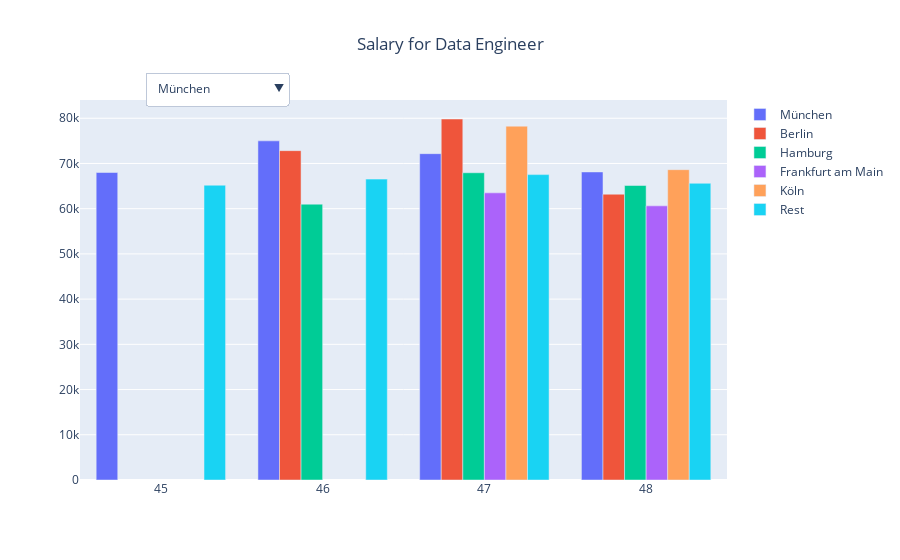

Write notebook code for a chart like this one.
### Code cell
import pandas as pd
import plotly.graph_objects as go

# Convert 'week' to integer
df['week'] = df['week'].astype(int)

# Get the top 5 most frequent locations
top_locations = df['location'].value_counts().nlargest(5).index

# Add an 'All' option to the locations
locations = list(top_locations) + ['Rest']

# Create a figure
fig = go.Figure()

# Add traces for each location
for location in locations:
    if location == 'Rest':
        df_filtered = df
    else:
        df_filtered = df[df['location'] == location]
    
    # Filter the DataFrame based on job title, week, and salary_avg
    df_filtered = df_filtered[(df_filtered['job_title'].str.contains('engineer|engineering', case=False, na=False)) & 
                               (df_filtered['week'].between(45, 48)) & 
                               (df_filtered['salary_avg'].notnull())]
    
    # Group by 'week' and calculate the average of 'salary_avg'
    avg_salary = df_filtered.groupby('week')['salary_avg'].mean()

    # Convert 'week' back to integer
    avg_salary.index = avg_salary.index.astype(int)

    # Add a bar for the location
    fig.add_trace(go.Bar(x=avg_salary.index, y=avg_salary.values, name=location))

# Add a dropdown menu and title to the figure
fig.update_layout(
    title='Salary for Data Engineer',
    title_x=0.5,  # This centers the title
    updatemenus=[
        go.layout.Updatemenu(
            buttons=list([
                dict(
                    args=[{"visible": [location == loc for loc in locations]}],
                    label=location,
                    method="update"
                ) for location in locations
            ]),
            direction="down",
            pad={"r": 10, "t": 10},
            showactive=True,
            x=0.1,
            xanchor="left",
            y=1.1,
            yanchor="top"
        ),
    ]
)

# Show the plot
fig.show()

### Figure 1 — Plotly figure (JSON) as saved in the notebook; plotly's stock layout.template omitted (floating-point values rounded to 4 significant figures)
{"data": [{"name": "München", "type": "bar", "x": [45, 46, 47, 48], "y": [68000, 75000, 72170.0, 68125]}, {"name": "Berlin", "type": "bar", "x": [46, 47, 48], "y": [72830.0, 79830.0, 63200]}, {"name": "Hamburg", "type": "bar", "x": [46, 47, 48], "y": [61000, 67940.0, 65125]}, {"name": "Frankfurt am Main", "type": "bar", "x": [47, 48], "y": [63500, 60625]}, {"name": "Köln", "type": "bar", "x": [47, 48], "y": [78250, 68625]}, {"name": "Rest", "type": "bar", "x": [45, 46, 47, 48], "y": [65190.0, 66540.0, 67530.0, 65620.0]}], "layout": {"title": {"text": "Salary for Data Engineer", "x": 0.5}, "updatemenus": [{"buttons": [{"args": [{"visible": [true, false, false, false, false, false]}], "label": "München", "method": "update"}, {"args": [{"visible": [false, true, false, false, false, false]}], "label": "Berlin", "method": "update"}, {"args": [{"visible": [false, false, true, false, false, false]}], "label": "Hamburg", "method": "update"}, {"args": [{"visible": [false, false, false, true, false, false]}], "label": "Frankfurt am Main", "method": "update"}, {"args": [{"visible": [false, false, false, false, true, false]}], "label": "Köln", "method": "update"}, {"args": [{"visible": [false, false, false, false, false, true]}], "label": "Rest", "method": "update"}], "direction": "down", "pad": {"r": 10, "t": 10}, "showactive": true, "x": 0.1, "xanchor": "left", "y": 1.1, "yanchor": "top"}]}}
